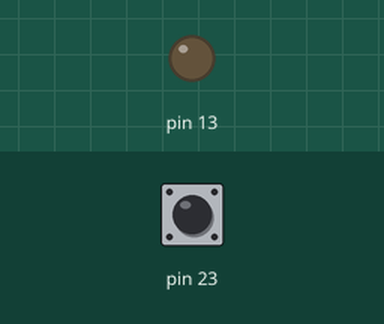
Simulated run of this sketch. Board: Arduino Uno, built with avr-gcc and run on an emulated ATmega328P. Shown: output pins drawn as LEDs (lit = HIGH). Inputs (shaded band) come from the test bench; at power-on: pin 23 LOW.

Above: at 5.0 s.
5.1 s: pin 23 pulsed HIGH 2 times (0.12 s each, 0.3 s apart)
At 6.3 s:
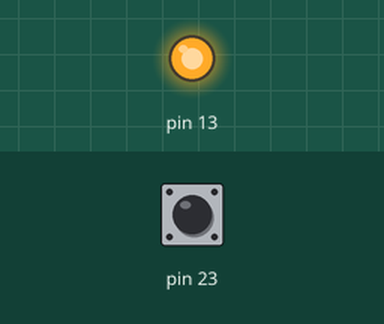
7.2 s: pin 23 driven HIGH
At 8.0 s:
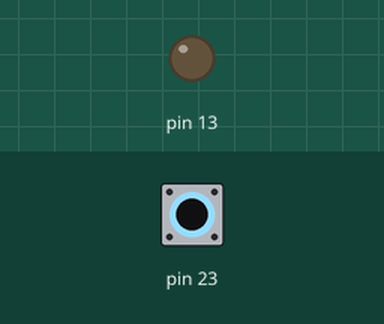
8.7 s: pin 23 driven LOW
At 9.2 s:
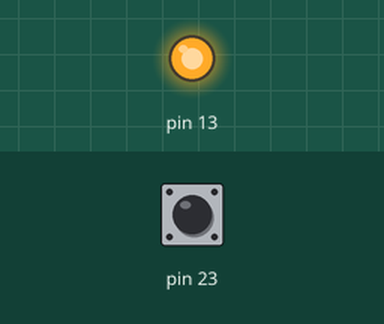
Timing chart, 0 to 11.7 s (numbered marks = the images above; inputs shaded):
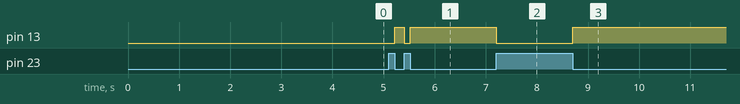

The sketch:

Interrupciones__vid_5_.ino
```cpp
# define F_CPU 16000000 // 16 MHz
# include <avr/io.h>
# include <util/delay.h>
# include <avr/interrupt.h>

# define LED_ON      PORTB |= (1<<PORTB5)
# define LED_OFF     PORTB &= ~(1<<PORTB5)
# define LED_ TOGGLE PINB  |= (1<<PINB5)
# define SWITCH_PRESSED !(PINB & (1<<PINB7))

ISR(PCINT0_vect){ // Buscamos en el datasheet el vector de PCINT0, buscamos en la página de las librerías y pillamos esta función
                  // Movemos la unidad lógica del problema acá. Ahora, el código entrará en esta función una vez se precione el switch.
      if (SWITCH_PRESSED){
      LED_ON;
    }
    else
    {
      LED_OFF;
    }
}

int main(void)
{
  DDRB |= (1<<DDB5);
  DDRB &= ~(1<<DDB7);

  // El puerto B es un puerto bidireccional de 8 bits con resistencias de pull up (el PB7 es del botón).
  // Si queremos realizar la interrupción con respecto a ese pin, vemos que está asociado al PCINT7 (pág 104).
  // Yendo al resumen de los registros (pág 429) notamos que el registro es parte del pin llamado PCMSK0 (Port C mask)
  // Después buscamos en el datasheets external interrupts y vemos PIN CHANGE MASK REGISTER 0
  // Este pin es enabled asignandole un 1 en el respectivo pin change interrupt (PCINT7) en este caso (pág 96 datasheet).

  PCMSK0 |= (1<<PCINT7);

  // Después se busca el registro de control que acciona el pin change interrupt (pág 92), que se activa con un 1 en PCIE0 (por defecto, creo).

  PCICR |= (1<<PCIE0);


  sei(); // Global interrupt enable de la librería <avr/interrupt.h> después revisar linea de ISR

  while(1){ // Hay que dejar el while 1


  }
}
```

Measured:
- after the input at 5.1 s, pin 13: LOW → HIGH after 0.12 s, → LOW 0.18 s later, → HIGH 0.12 s later
- after the input at 7.2 s, pin 13: HIGH → LOW at once
- after the input at 8.7 s, pin 13: LOW → HIGH at once
